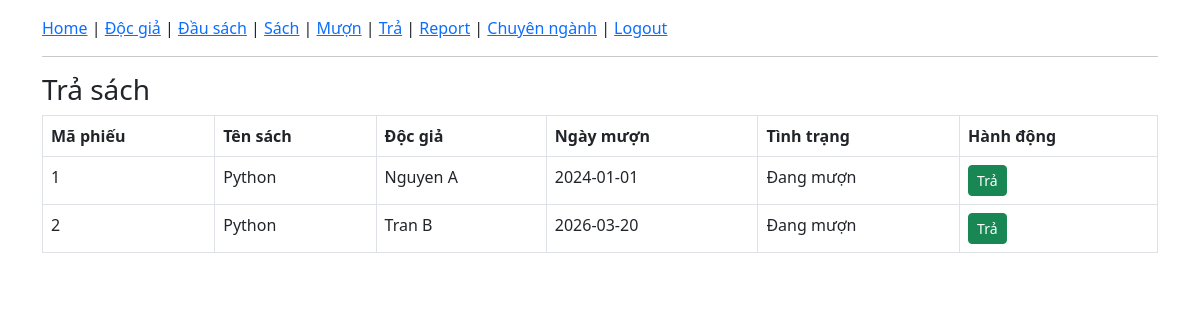
The app's page /return with its own data.
### tables this page shows
CREATE TABLE phieu_muon(
ma_phieu INTEGER PRIMARY KEY AUTOINCREMENT,
ma_sach INTEGER,ma_doc_gia INTEGER,
ngay_muon TEXT,ngay_tra TEXT,tinh_trang TEXT);

CREATE TABLE dau_sach(
ma_dau_sach INTEGER PRIMARY KEY AUTOINCREMENT,
ten_sach TEXT,nha_xuat_ban TEXT,so_trang INTEGER,
kich_thuoc TEXT,tac_gia TEXT,so_luong INTEGER,
ma_chuyen_nganh INTEGER);

CREATE TABLE doc_gia(
ma_doc_gia INTEGER PRIMARY KEY AUTOINCREMENT,
ho_ten TEXT,lop TEXT,ngay_sinh TEXT,gioi_tinh TEXT);

### app.py (the view)
@app.route("/return")
def return_page():
    conn = get_db()
    data = conn.execute("""
        SELECT phieu_muon.ma_phieu,
               dau_sach.ten_sach,
               doc_gia.ho_ten,
               phieu_muon.ngay_muon,
               phieu_muon.tinh_trang,
               phieu_muon.ma_sach
        FROM phieu_muon
        JOIN sach ON phieu_muon.ma_sach = sach.ma_sach
        JOIN dau_sach ON sach.ma_dau_sach = dau_sach.ma_dau_sach
        JOIN doc_gia ON phieu_muon.ma_doc_gia = doc_gia.ma_doc_gia
        WHERE phieu_muon.tinh_trang='Đang mượn'
    """).fetchall()
    conn.close()
    return render_template("return.html", data=data)

### app.py (called while the page is built)
def get_db():
    return sqlite3.connect("library.db")

### templates/return.html (shortened to what this page needs)
{% extends "base.html" %}
{% block content %}
<h3>Trả sách</h3>
<table class="table table-bordered">
    <thead>
        <tr>
            <th>Mã phiếu</th>
            <th>Tên sách</th>
            <th>Độc giả</th>
            <th>Ngày mượn</th>
            <th>Tình trạng</th>
            <th>Hành động</th>
        </tr>
    </thead>
    <tbody>
        {% for r in data %}
        <tr>
            <td>{{ r[0] }}</td>
            <td>{{ r[1] }}</td>
            <td>{{ r[2] }}</td>
            <td>{{ r[3] }}</td>
            <td>{{ r[4] }}</td>
            <td>
                {% if r[4] == 'Đang mượn' %}
                <form method="post" action="/return_book">
                    <button type="submit" class="btn btn-success btn-sm">Trả</button>
                </form>
                {% else %}
                <span class="text-muted">Đã trả</span>
                {% endif %}
            </td>
        </tr>
        {% endfor %}
    </tbody>
</table>
{% endblock %}

### records on screen
phieu_muon: ma_phieu "1", ten_sach "Python", ho_ten "Nguyen A", ngay_muon "2024-01-01", tinh_trang "Đang mượn"
phieu_muon: ma_phieu "2", ten_sach "Python", ho_ten "Tran B", ngay_muon "2026-03-20", tinh_trang "Đang mượn"
